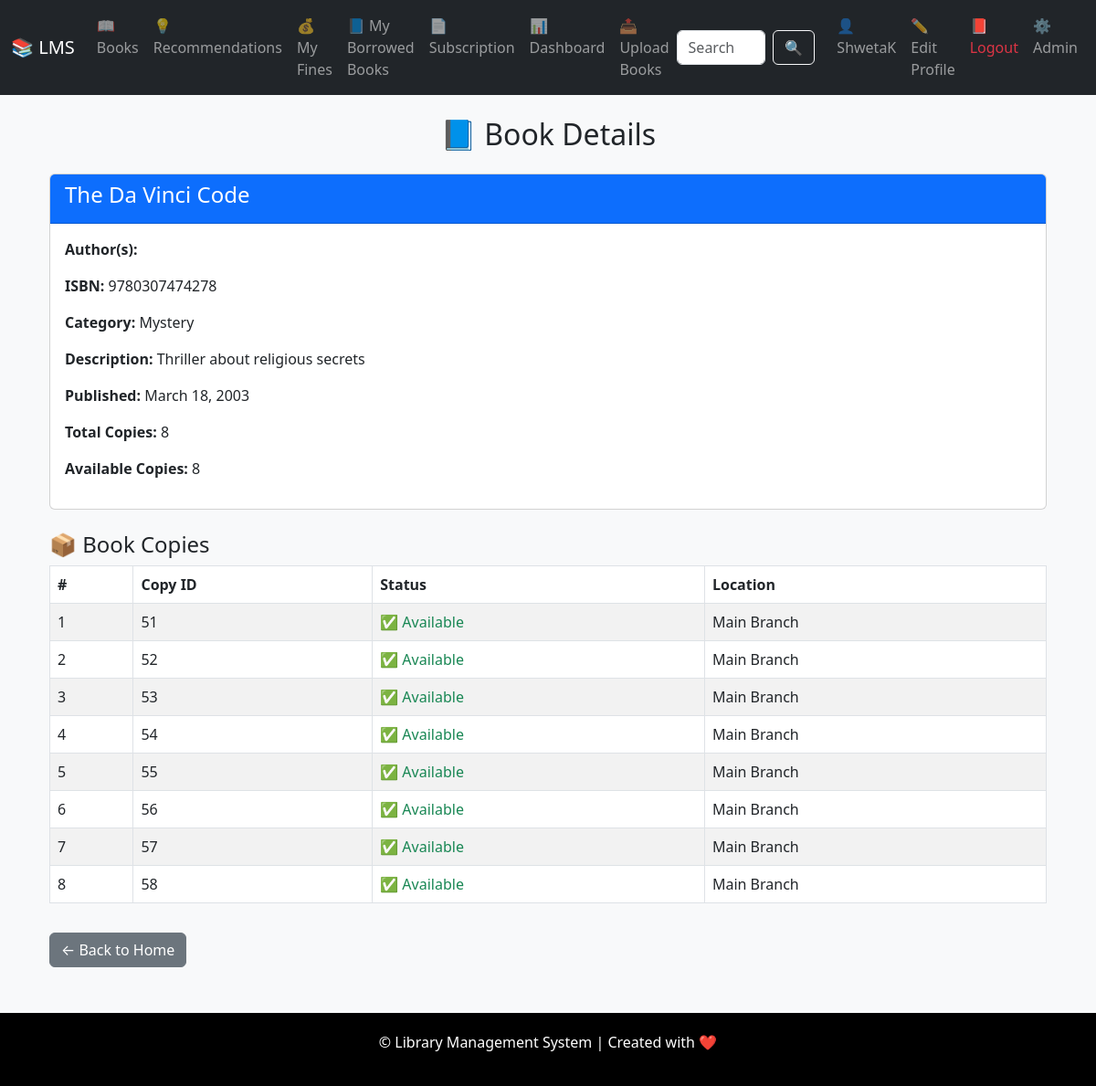
Page /books/book/15/detail/ (signed in) on the earlier database version.
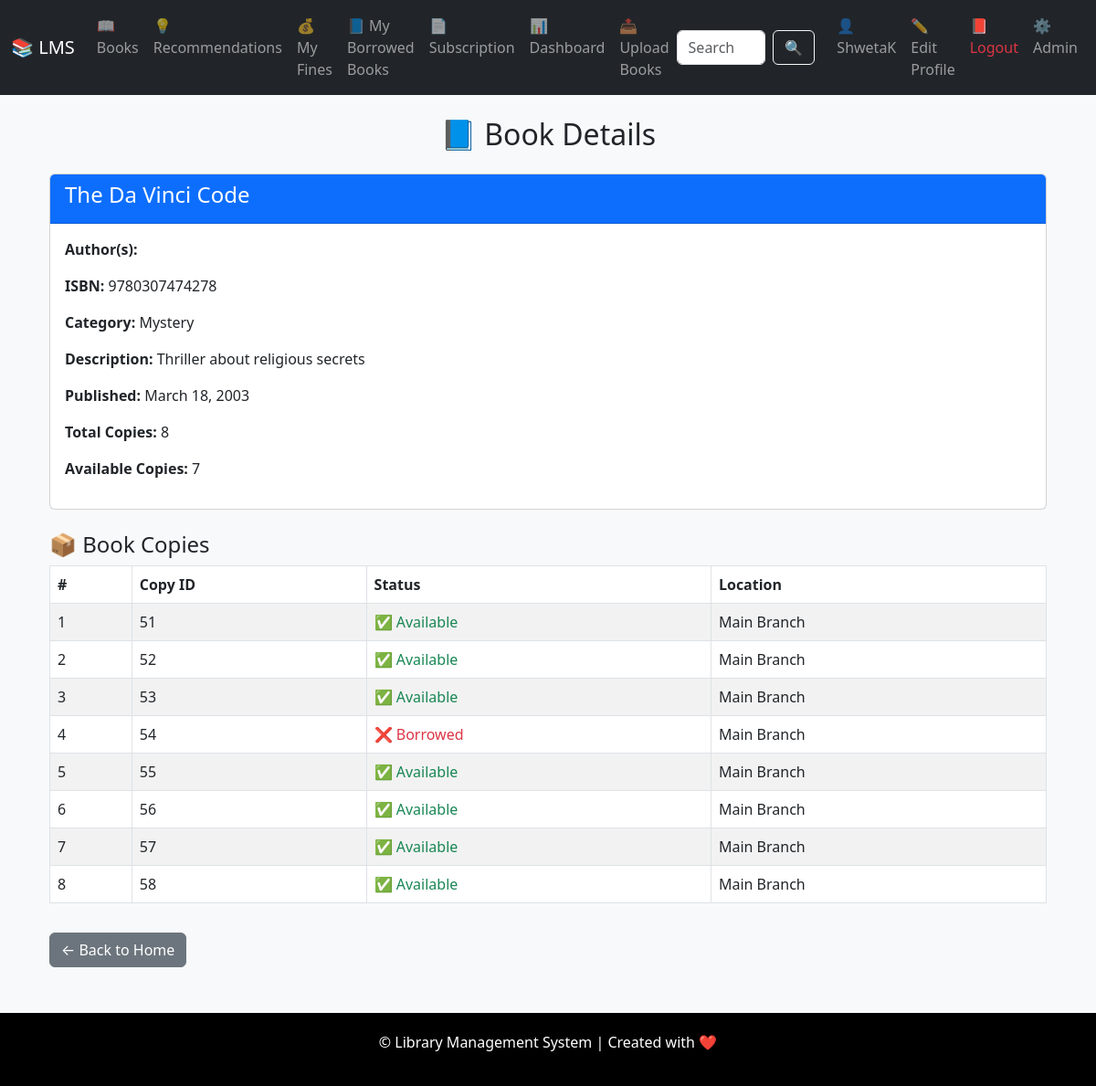
Same page on the later database version.
### books/models.py (models this page shows, shortened)
class BookCopy(models.Model):
    STATUS_CHOICES = [
        ('available', 'Available'),
        ('borrowed', 'Borrowed'),
        ('lost', 'Lost'),
        ('damaged', 'Damaged'),
    ]
    book = models.ForeignKey(Book, on_delete=models.CASCADE)
    status = models.CharField(max_length=10, choices=STATUS_CHOICES, default='available')
    copy_id = models.CharField(max_length=30, unique=True, default='default_copy')  # ✅ Unique ID for each copy
    library_location = models.CharField(max_length=100, default='Main Branch')

### books/views.py (the view)
# urls.py: path('book/<int:book_id>/detail/', BookDetailView.as_view(), name='book_detail'),
class BookDetailView(LoginRequiredMixin, View):
    def get(self, request, book_id):
        book = get_object_or_404(Book, id=book_id)
        copies = BookCopy.objects.filter(book=book)
        available_copies = copies.filter(status='available').count()
        return render(request, 'books/book_detail.html', {
            'book': book,
            'copies': copies,
            'available_copies': available_copies
        })

### templates/books/book_detail.html (shortened to what this page needs)
{% extends 'base.html' %}
{% load static %}
{% block content %}
<div class="container mt-4">
    <h2 class="mb-4 text-center">📘 Book Details</h2>
    <div class="card mb-4">
        <div class="card-header bg-primary text-white">
            <h4>{{ book.title }}</h4>
        </div>
        <div class="card-body">
            <p><strong>Author(s):</strong> {{ book.get_authors }}</p>
            <p><strong>ISBN:</strong> {{ book.isbn }}</p>
            <p><strong>Category:</strong> {{ book.category.name }}</p>
            <p><strong>Description:</strong> {{ book.description }}</p>
            <p><strong>Published:</strong> {{ book.published_date }}</p>
            <p><strong>Total Copies:</strong> {{ copies.count }}</p>
            <p><strong>Available Copies:</strong> {{ available_copies }}</p>
        </div>
    </div>
    <h4>📦 Book Copies</h4>
    {% if copies %}
    <table class="table table-bordered table-striped">
        <thead class="thead-dark">
            <tr>
                <th>#</th>
                <th>Copy ID</th>
                <th>Status</th>
                <th>Location</th>
            </tr>
        </thead>
        <tbody>
            {% for copy in copies %}
            <tr>
                <td>{{ forloop.counter }}</td>
                <td>{{ copy.id }}</td>
                <td>
                    {% if copy.status == 'available' %}
                        <span class="text-success">✅ Available</span>
                    {% else %}
                        <span class="text-danger">❌ Borrowed</span>
                    {% endif %}
                </td>
                <td>{{ copy.library_location }}</td>
            </tr>
            {% endfor %}
        </tbody>
    </table>
    {% else %}
        <p>this book copy is not available.</p>
    {% endif %}
    <a href="{% url 'books:book_list' %}" class="btn btn-secondary mt-3">← Back to Home</a>
</div>
{% endblock %}

Differences in the rows shown:
changed BookCopy id 54: status "✅ Available" → "❌ Borrowed"
Other differences:
{{ available_copies }}: "8" → "7"
